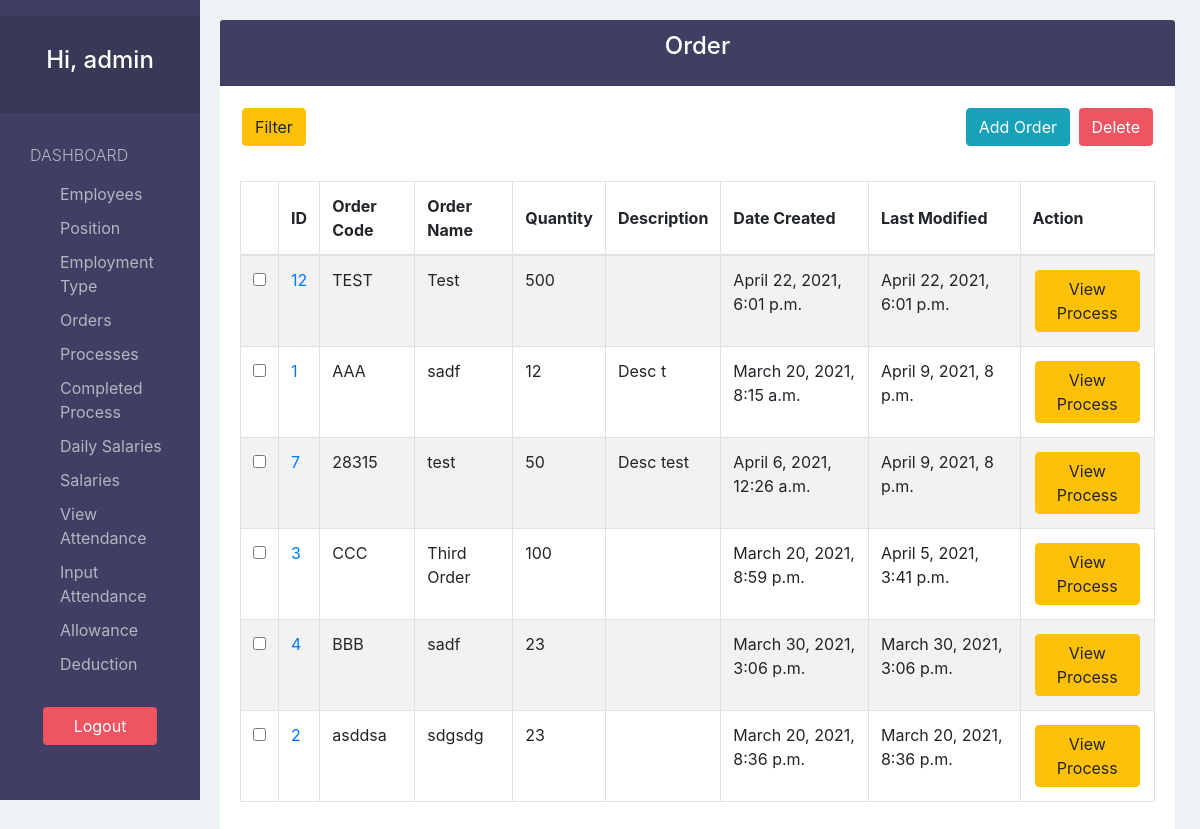
/order/ (signed in), run on the app's committed database.
### payrollApp/models.py (models this page shows, shortened)
class Order(models.Model):
  code         = models.CharField(max_length=50, unique=True)
  name         = models.CharField(max_length=200)
  quantity     = models.PositiveIntegerField()
  description  = models.TextField(blank=True, null=True)
  dateCreated  = models.DateTimeField(auto_now_add=True)
  lastModified = models.DateTimeField(auto_now=True)

### payrollApp/views.py (the view)
# urls.py: path('order/', views.order_view, name="order"),
@login_required(login_url='login')
def order_view(request):
  orders = Order.objects.all().order_by('-lastModified')
  flag   = True
  if not orders:
    flag=False
  myFilter = OrderFilter(request.GET, queryset=orders)
  orders = myFilter.qs
  context = {
    'orders':orders,
    'flags': flag,
    'myFilter': myFilter
  }
  return render(request, "order/order.html", context)

### payrollApp/templates/order/order.html (shortened to what this page needs)
{% extends 'view_base.html' %}
{% load static %}
{% load humanize %}
{% load bootstrap4 %}
{% block script %}
  <link rel="stylesheet" href="http://code.jquery.com/ui/1.11.0/themes/smoothness/jquery-ui.css">
{% endblock %}
{% block viewTitle %}Order{% endblock %}
{% block addBtn %}<a href="{% url 'create-order' %}" class="btn btn-info">Add Order</a>{% endblock %}
{% block columns %}
  {% if flags %}
    {% block form %}
      <form action="{% url 'delete-order'%}?next={{ request.path }}" method="POST">{% csrf_token %}
    {% endblock %}
    <th></th>
    <th>ID</th>
    <th>Order Code</th>
    <th>Order Name</th>
    <th>Quantity</th>
    <th>Description</th>
    <th>Date Created</th>
    <th>Last Modified</th>
    <th>Action</th>
  {% endif %}
{% endblock %}
{% block tbodyContent %}
  {% if not flags %}
    <h3>No Order</h3>
  {% else %}
    {% for order  in orders %}
      <tr>
        <td><input type="checkbox" name="selected" value="{{ order.id }}"></td>
        <td scope="row"><a href="{% url 'edit-order' order.id %}?next={{ request.path }}">{{ order.id }}</a></td>
        <td>{{ order.code }}</td>
        <td>{{ order.name }}</td>
        <td>{{ order.quantity|intcomma }}</td>
        <td>{{ order.description|slice:"0:50" }}{% if order.description|length > 50 %}...{% endif %}</td>
        <td>{{ order.dateCreated }}</td>
        <td>{{ order.lastModified }}</td>
        <td><a href="{% url 'process-of-order' order.id%}" class="btn btn-warning">View Process</a></td>
      </tr>
    {% endfor %}
  {% endif %}
{% endblock %}

### payrollApp/templates/sidebar.html (shortened to what this page needs)
{% url 'employee' as employee_url %}
{% url 'position' as position_url %}
{% url 'employmentType' as employmentType_url %}
{% url 'order' as order_url %}
{% url 'process' as process_url %}
{% url 'completedProcess' as completedProcess_url %}
{% url 'dailySalary' as dailySalary_url %}
{% url 'inputDate-salary' as inputDateSalary_url %}
{% url 'inputDate-attendance' as inputDateAttendance_url %}
{% url 'attendance' as attendance_url %}
  <div>
    <nav class="navbar navbar-dark navbar-expand-sm">
    </nav>
    <div class="collapse" id="navbarToggleExternalContent">
      <div class="navbar-nav">
        <div class="text-center text-white sidebarHeader">
          <h4>Hi, {{ request.user.username }}</h4>
        </div>
        <div class="list-group">
          <span class="text-uppercase">Dashboard</span>
          <a href="{% url 'employee' %}" class="list-group-item {% if request.path == employee_url %}  active {% endif %}">Employees</a>
          <a href="{% url 'position' %}" class="list-group-item {% if request.path == position_url %} active {% endif %}">Position</a>
          <a href="{% url 'employmentType' %}" class="list-group-item {% if request.path == employmentType_url %} active {% endif %}">Employment Type</a>
          <a href="{% url 'order' %}"
            class="list-group-item {% if request.path == order_url %} active {% endif %}">Orders
          </a>
          <a href="{% url 'process' %}" class="list-group-item {% if request.path == process_url %} active {% endif %}">Processes</a>
          <a href="{% url 'completedProcess' %}" class="list-group-item {% if request.path == completedProcess_url %} active {% endif %}">Completed Process</a>
          <a href="{% url 'dailySalary' %}" class="list-group-item {% if request.path == dailySalary_url %} active {% endif %}">Daily Salaries</a>
          <a href="{% url 'inputDate-salary' %}" class="list-group-item {% if request.path == inputDateSalary_url %} active {% endif %}">Salaries</a>
          <a href="{% url 'attendance' %}" class="list-group-item {% if request.path == attendance_url %} active {% endif %}">View Attendance</a>
          <a href="{% url 'inputDate-attendance' %}" class="list-group-item {% if request.path == inputDateAttendance_url %} active {% endif %}">Input Attendance</a>
          <a href="{% url 'allowance' %}" class="list-group-item {% if request.path == allowance_url %} active {% endif %}">Allowance</a>
          <a href="{% url 'deduction' %}" class="list-group-item {% if request.path == deduction_url %} active {% endif %}">Deduction</a>
        </div>
        <div class="text-center m-4">
          <a href="{% url 'logout' %}" class="btn btn-pink">Logout</a>
        </div>
      </div>
    </div>
  </div>

### payrollApp/static/css/style.css (style rules this page uses)
body { padding-top: 20px; background-color: #EDF2F5; overflow: auto; }
.text-white { color:white; }
.btn-pink { color: white; background-color: #EE5462; }
.sidebarHeader { padding: 30px 10px; font-weight: bold; font-size: 15px; background-color: #383957; }
.sidebar .list-group { padding: 0; background-color: #3F3F63; }
.sidebar .list-group > span { color: #B6B4C1; display: block; margin-top: 20px; padding: 10px 30px; font-size: 16px; font-weight: 300; }
.sidebar .list-group .list-group-item, .sidebar .list-group .list-group-item:focus { background-color: #3F3F63; color: #B6B4C1; border: 0; padding-left: 60px; padding-right: 30px; padding-top: 5px; padding-bottom: 5px; }
.sidebar > div:last-child .btn { width: 75%; }
.table > thead > tr > th, .table > thead > tr >td { vertical-align: middle; }
.btn { margin: 2px; }
@media only screen and (min-width: 576px) { .collapse:not(.show) { display: block !important; } }

### data on the page
Order: id "12", code "TEST", name "Test", quantity "500", dateCreated "April 22, 2021, 6:01 p.m.", lastModified "April 22, 2021, 6:01 p.m."
Order: id "1", code "AAA", name "sadf", quantity "12", description "Desc t", dateCreated "March 20, 2021, 8:15 a.m.", lastModified "April 9, 2021, 8 p.m."
Order: id "7", code "28315", name "test", quantity "50", description "Desc test", dateCreated "April 6, 2021, 12:26 a.m.", lastModified "April 9, 2021, 8 p.m."
Order: id "3", code "CCC", name "Third Order", quantity "100", dateCreated "March 20, 2021, 8:59 p.m.", lastModified "April 5, 2021, 3:41 p.m."
Order: id "4", code "BBB", name "sadf", quantity "23", dateCreated "March 30, 2021, 3:06 p.m.", lastModified "March 30, 2021, 3:06 p.m."
Order: id "2", code "asddsa", name "sdgsdg", quantity "23", dateCreated "March 20, 2021, 8:36 p.m.", lastModified "March 20, 2021, 8:36 p.m."

### other printed values
{{ request.user.username }} "admin"
